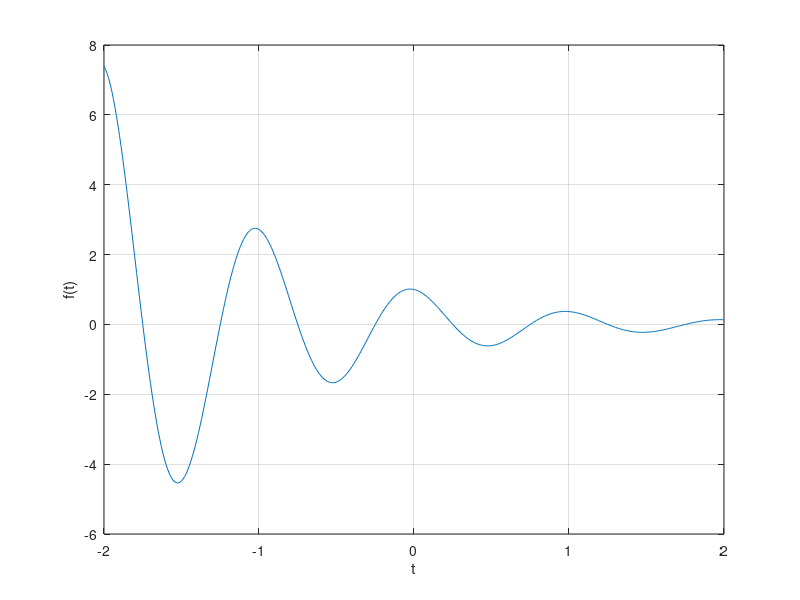

Recreate this plot in MATLAB.
f = @(t) exp(-t).*cos(2*pi*t);
t = (-2:2);
plot(t,f(t));
xlabel('t'); ylabel('f(t)'); grid;
t = (-2:0.01:2);

t = (-2:0.01:2);
f = @(t) exp(-t).*cos(2*pi*t);
plot(t,f(t));
xlabel('t'); ylabel('f(t)'); grid;
